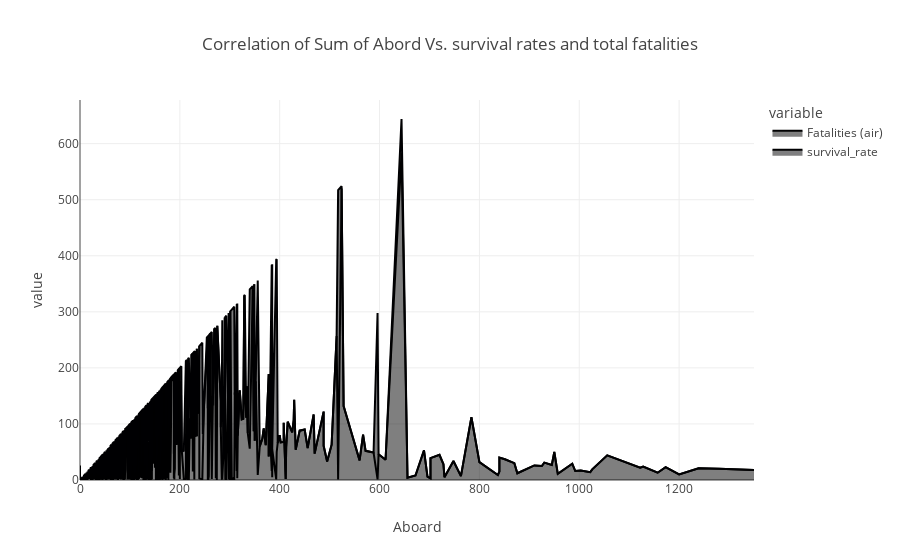

This figure's notebook cell:
### Code cell
# Create a stacked area chart
fig = px.area(size_aircraft_sort, x='Aboard', y=['Fatalities (air)', 'survival_rate'], 
              title='Correlation of Sum of Abord Vs. survival rates and total fatalities ') 


fig.show()

#st.plotly_chart(fig)

### Figure 1 — Plotly figure (JSON) as saved in the notebook; plotly's stock layout.template omitted (floating-point values rounded to 4 significant figures; data arrays with more than 128 entries replaced by an {"elided": "..."} marker saying what was removed)
{"data": [{"fillpattern": {"shape": ""}, "hovertemplate": "variable=Fatalities (air)<br>Aboard=%{x}<br>value=%{y}<extra></extra>", "legendgroup": "Fatalities (air)", "line": {"color": "#000001"}, "marker": {"symbol": "circle"}, "mode": "lines", "name": "Fatalities (air)", "orientation": "v", "showlegend": true, "stackgroup": "1", "type": "scatter", "x": {"elided": "1181 int values"}, "xaxis": "x", "y": {"elided": "1181 int values"}, "yaxis": "y"}, {"fillpattern": {"shape": ""}, "hovertemplate": "variable=survival_rate<br>Aboard=%{x}<br>value=%{y}<extra></extra>", "legendgroup": "survival_rate", "line": {"color": "#000002"}, "marker": {"symbol": "circle"}, "mode": "lines", "name": "survival_rate", "orientation": "v", "showlegend": true, "stackgroup": "1", "type": "scatter", "x": {"elided": "1181 int values"}, "xaxis": "x", "y": {"elided": "1181 int values"}, "yaxis": "y"}], "layout": {"autosize": true, "legend": {"title": {"text": "variable"}, "tracegroupgap": 0}, "title": {"text": "Correlation of Sum of Abord Vs. survival rates and total fatalities "}, "xaxis": {"anchor": "y", "autorange": true, "domain": [0, 1], "range": [0, 1350], "title": {"text": "Aboard"}, "type": "linear"}, "yaxis": {"anchor": "x", "autorange": true, "domain": [0, 1], "range": [0, 677.9], "title": {"text": "value"}, "type": "linear"}}}
